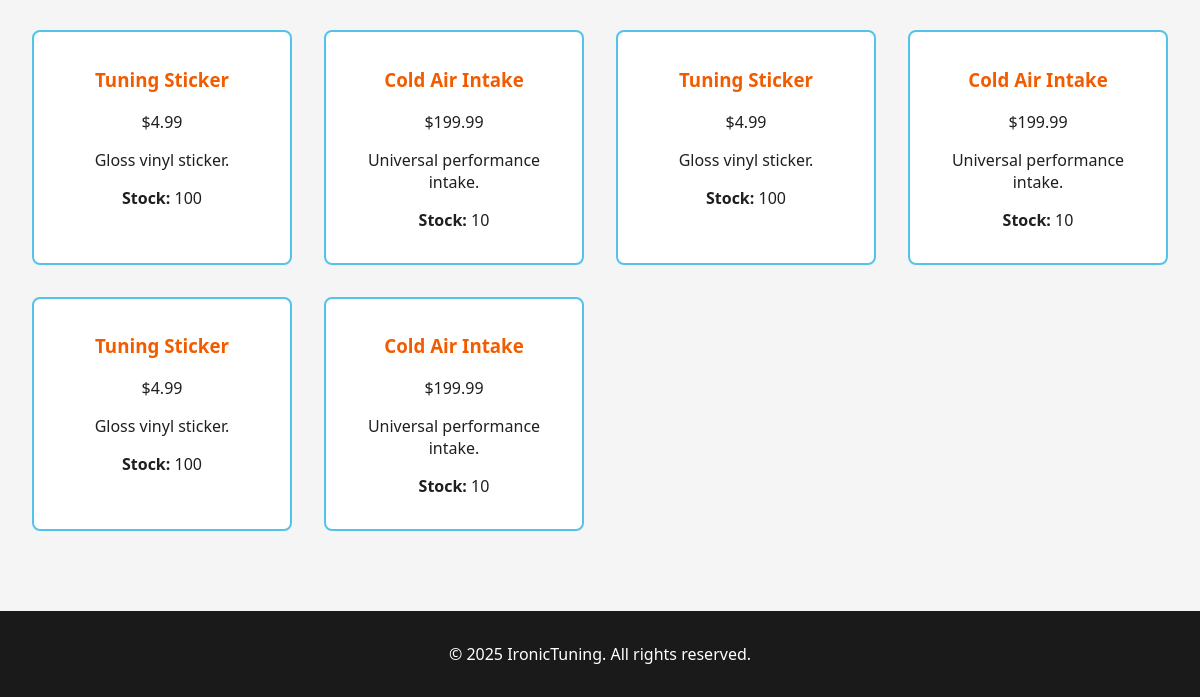
The page /shop (lower part) on the database as committed earlier.
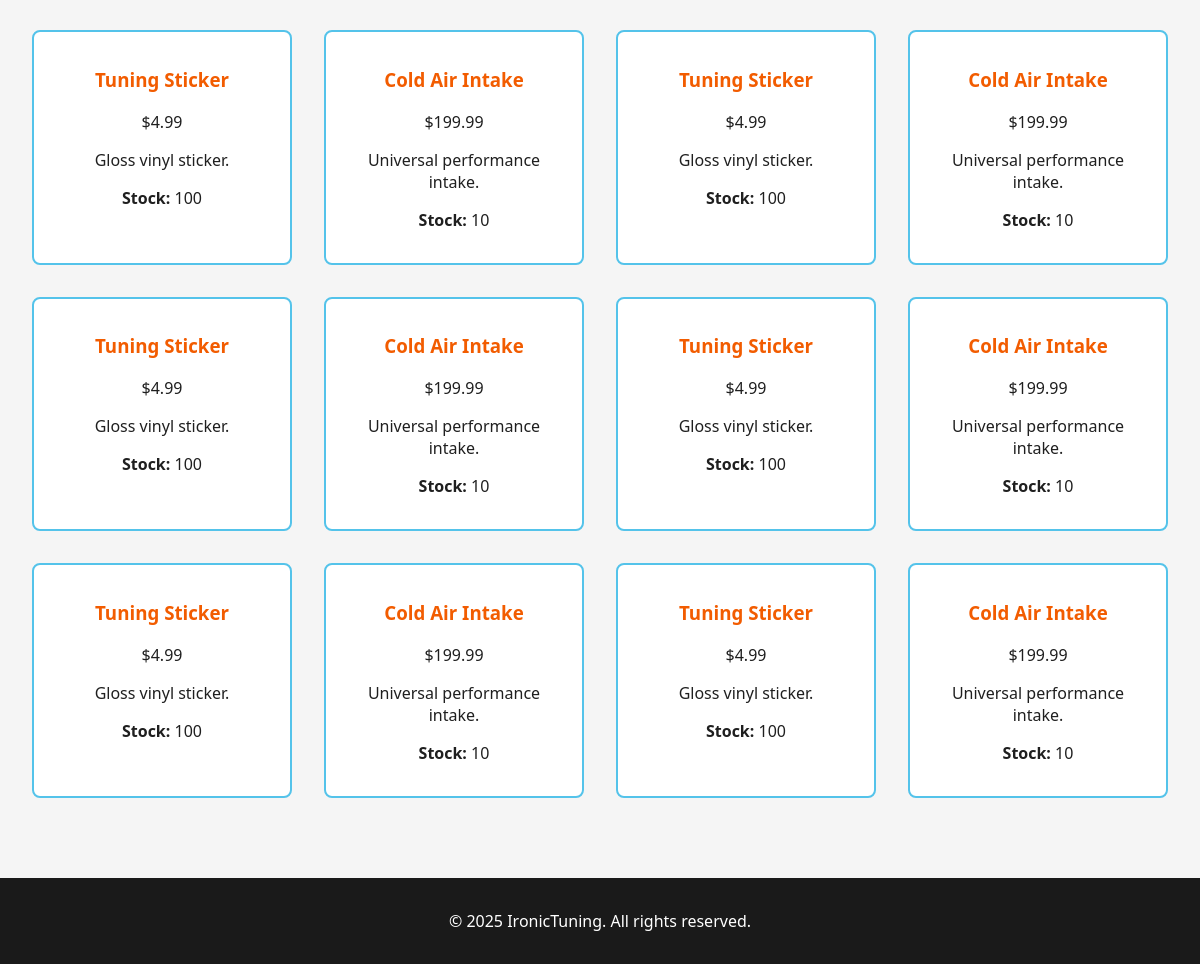
The same page on the database as committed later.
### models.py (models this page shows)
class Product(db.Model):
    id = db.Column(db.Integer, primary_key=True)
    name = db.Column(db.String(100))
    price = db.Column(db.Float)
    description = db.Column(db.String(300))
    stock = db.Column(db.Integer)
    category = db.Column(db.String(50))

### views.py (the view)
@app.route('/shop')
def shop():
    products = Product.query.all()
    return render_template('shop.html', products=products)

### templates/shop.html (shortened to what this page needs)
<!DOCTYPE html>
<html lang="en">
<head>
  <link rel="stylesheet" href="{{ url_for('static', filename='styles.css') }}">
</head>
<body>
  <main>
    <div class="product-grid">
      {% for item in products %}
      <div class="product-card">
        <h3>{{ item.name }}</h3>
        <p>${{ item.price }}</p>
        <p>{{ item.description }}</p>
        <p><strong>Stock:</strong> {{ item.stock }}</p>
      </div>
      {% endfor %}
    </div>
  </main>
  <footer>
    <p>&copy; 2025 IronicTuning. All rights reserved.</p>
  </footer>
</body>
</html>

### static/styles.css (style rules this page uses)
:root { --miami-blue: #54C3EA; --gulf-orange: #F25C00; --dark-gray: #1a1a1a; --light-gray: #f5f5f5; --text-light: #ffffff; --text-dark: #1f1f1f; }
body { margin: 0; font-family: 'Segoe UI', Tahoma, Geneva, Verdana, sans-serif; background-color: var(--light-gray); color: var(--text-dark); }
main, section { padding: 2rem; }
.product-grid { display: grid; grid-template-columns: repeat(auto-fit, minmax(250px, 1fr)); gap: 2rem; }
footer { background-color: var(--dark-gray); color: white; text-align: center; padding: 1rem; margin-top: 3rem; }

Rows that differ between the two databases and show on the page:
added Product: name "Tuning Sticker", price "4.99", description "Gloss vinyl sticker.", stock "100"
added Product: name "Cold Air Intake", price "199.99", description "Universal performance intake.", stock "10"
added Product: name "Tuning Sticker", price "4.99", description "Gloss vinyl sticker.", stock "100"
added Product: name "Cold Air Intake", price "199.99", description "Universal performance intake.", stock "10"
added Product: name "Tuning Sticker", price "4.99", description "Gloss vinyl sticker.", stock "100"
added Product: name "Cold Air Intake", price "199.99", description "Universal performance intake.", stock "10"
